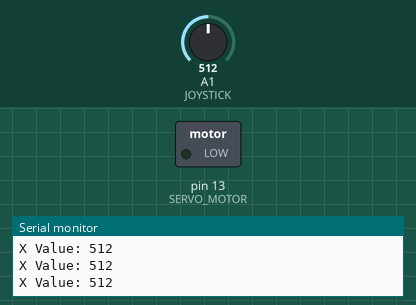
Recording of a sketch running on a simulated Arduino Uno, built with avr-gcc and run on an emulated ATmega328P. Parts: switched loads named in the sketch (green lamp = pin HIGH), the last lines printed to the serial monitor. The test bench sets the inputs (shaded band); at power-on: A1 (JOYSTICK) = 512.

Above: at 1.2 s.
1.3 s: A1 (JOYSTICK) set to 521
At 1.9 s:
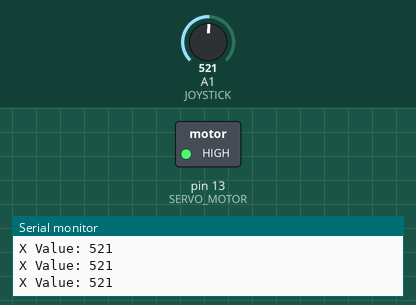
2.8 s: A1 (JOYSTICK) set to 511
At 3.5 s:
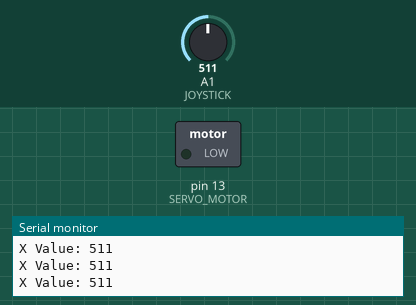
4.3 s: A1 (JOYSTICK) set to 716
At 5.1 s:
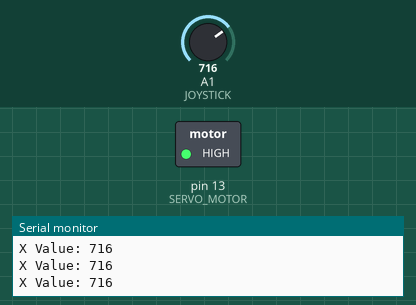
Timing chart, 0 to 7.3 s (numbered marks = the images above; inputs shaded):
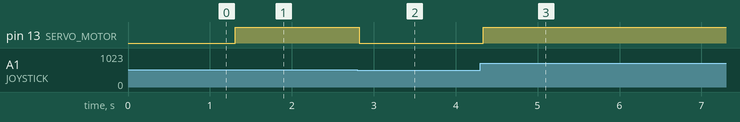

Measured:
- the behaviour switches between 513 and 514 on A1 (JOYSTICK) (found by bisection; images 0 and 1)
- after the input at 1.3 s, pin 13 (SERVO_MOTOR): LOW → HIGH at once
- after the input at 2.8 s, pin 13 (SERVO_MOTOR): HIGH → LOW at once
- after the input at 4.3 s, pin 13 (SERVO_MOTOR): LOW → HIGH at once

The sketch:

Robot_ARM_1_XYIS.ino
```cpp
enum PINS {
  JOYSTICK = A1,
  SERVO_MOTOR = 13U
};
void setup() {

  Serial.begin(115200UL);
  pinMode(JOYSTICK, INPUT);
  pinMode(SERVO_MOTOR, OUTPUT);
}

void loop() {

  uint16_t x_value {analogRead(JOYSTICK)};
  Serial.print(F("X Value: "));
  Serial.println(x_value);
  uint16_t mapped_value {map(x_value, 0, 1023, 0, 255)};
  analogWrite(SERVO_MOTOR, mapped_value);
  delay(50UL);

}
```
